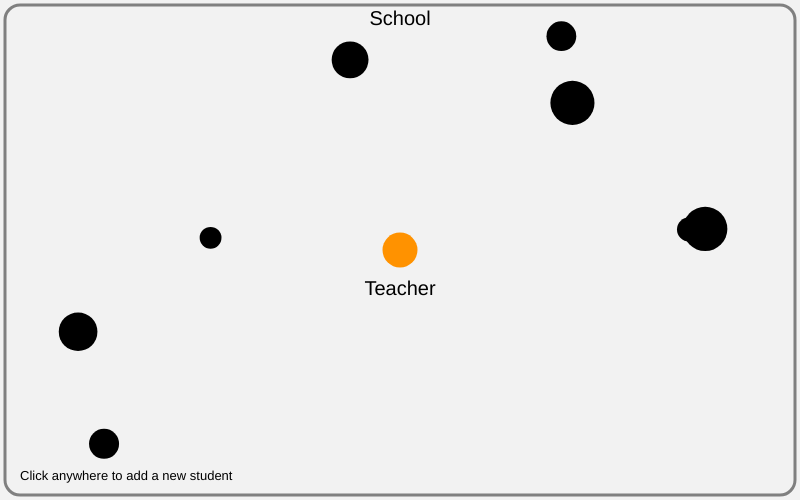
Frame 1 (no input)
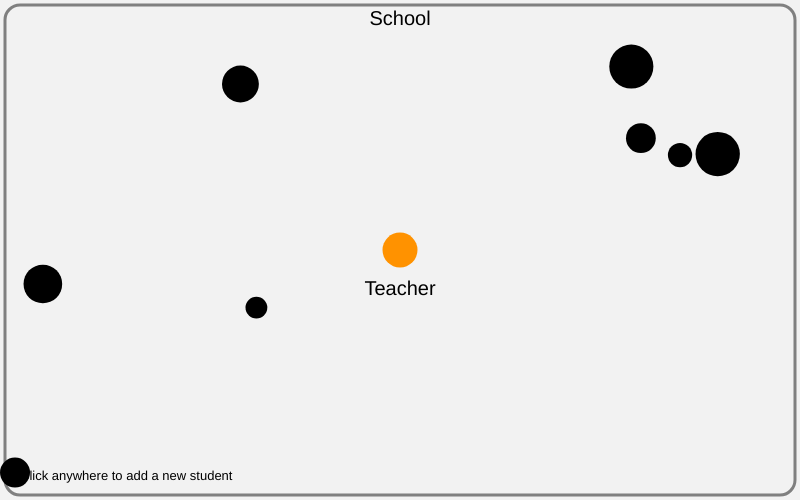
Frame 60 (no input)
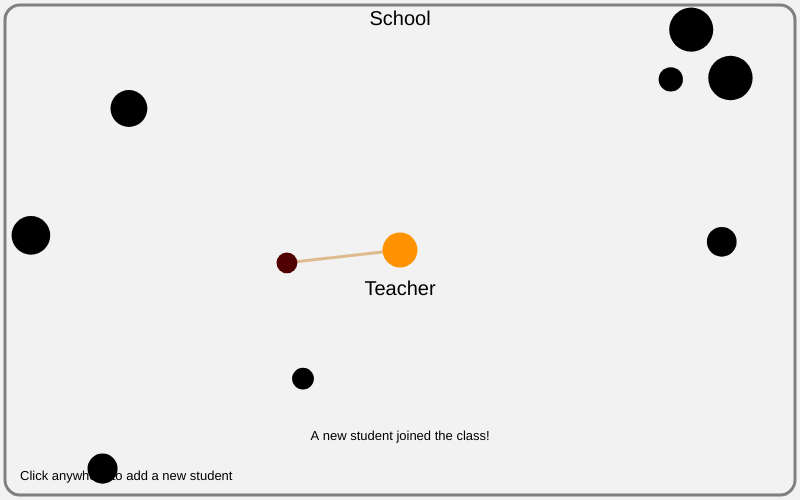
Frame 120 (the mouse pressed at the canvas centre since frame 60)

The p5.js sketch that drew these frames (run headless with seeded random() and noise() and a simulated clock; from frame 60 on, the mouse is pressed at the canvas centre):

// p5.js sketch
// ── sketch.js
let school;
let messageTimer = 0;
let messageText = "";

function setup() {
  createCanvas(800, 500);
  colorMode(HSB, TWO_PI, 1, 1);
  school = new School();
}

function draw() {
  background(0, 0, 0.95);
  school.update();
  school.display();

  // Show message when new student is added
  if (millis() - messageTimer < 2000 && messageText !== "") {
    fill(0);
    textAlign(CENTER);
    textSize(13);
    text(messageText, width / 2, height - 60);
  }
}

// --- School System ---
class School {
  constructor() {
    this.teacher = new Teacher(width / 2, height / 2);
    this.students = [];

    // Start with some students
    for (let i = 0; i < 8; i++) {
      this.students.push(new Student(random(width), random(height)));
    }
  }

  update() {
    for (let s of this.students) s.move();
    this.teacher.teach(this.students);
  }

  display() {
    // Draw school boundary and label
    noFill();
    stroke(0, 0, 0.5);
    strokeWeight(3);
    rect(5, 5, width - 10, height - 10, 15);
    noStroke();
    fill(0);
    textAlign(CENTER);
    textSize(20);
    text("School", width / 2, 25);

    // Draw teacher-student connections
    this.teacher.displayConnections(this.students);

    // Draw teacher and students
    this.teacher.display();
    for (let s of this.students) s.display();

    // Emergent property: average knowledge
    let avg = this.students.reduce((sum, s) => sum + s.knowledge, 0) / this.students.length;
    fill(0);
    textSize(13);
    textAlign(LEFT);
    text("Click anywhere to add a new student", 20, height - 20);
  }
}

// --- Teacher class ---
class Teacher {
  constructor(x, y) {
    this.pos = createVector(x, y);
    this.range = 150; // teaching range
  }

  teach(students) {
    for (let s of students) {
      let d = dist(this.pos.x, this.pos.y, s.pos.x, s.pos.y);
      if (d < this.range) {
        s.learn(0.3);
      }
    }
  }

  displayConnections(students) {
    stroke(0.6, 0.8, 0.8, 0.5);
    for (let s of students) {
      if (dist(this.pos.x, this.pos.y, s.pos.x, s.pos.y) < this.range) {
        line(this.pos.x, this.pos.y, s.pos.x, s.pos.y);
      }
    }
  }

  display() {
    fill(0.6, 1, 1);
    noStroke();
    ellipse(this.pos.x, this.pos.y, 35, 35);
    fill(0);
    textAlign(CENTER);
    text("Teacher", this.pos.x, this.pos.y + 45);
  }
}

// --- Student class (each circle = a student) ---
class Student {
  constructor(_x, _y) {
    this.pos = createVector(_x, _y);
    this.vel = createVector(random(-2, 2), random(-2, 2));
    this.Rad = random(10, 25);
    this.Col = color(random(TWO_PI), 0, 0);
    console.log(this.Col.toString())
    console.log(hue(this.Col))
    console.log(saturation(this.Col))
    console.log(brightness(this.Col))
    this.friendliness = random(70, 150);
    this.knowledge = random(0, 50);
  }

  move() {
    this.pos.add(this.vel);
    if (this.pos.x + this.Rad >= width || this.pos.x - this.Rad <= 0) this.vel.x *= -1;
    if (this.pos.y + this.Rad >= height || this.pos.y - this.Rad <= 0) this.vel.y *= -1;
  }

  learn(amount) {
    this.knowledge += amount;
    this.Col = color(hue(this.Col), 1, map(this.knowledge, 0, 200, 0, 1));
  }

  display() {
    fill(this.Col);
    noStroke();
    circle(this.pos.x, this.pos.y, this.Rad * 2);
  }
}

// --- User adds new student ---
function mousePressed() {
  // A random circle = a new student joins the school
  school.students.push(new Student(mouseX, mouseY));
  messageText = "A new student joined the class!";
  messageTimer = millis();
}
